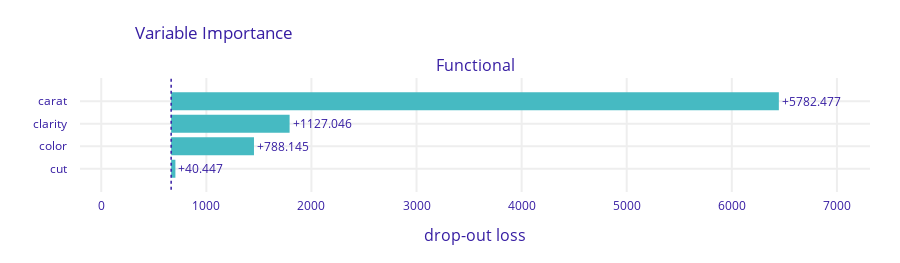
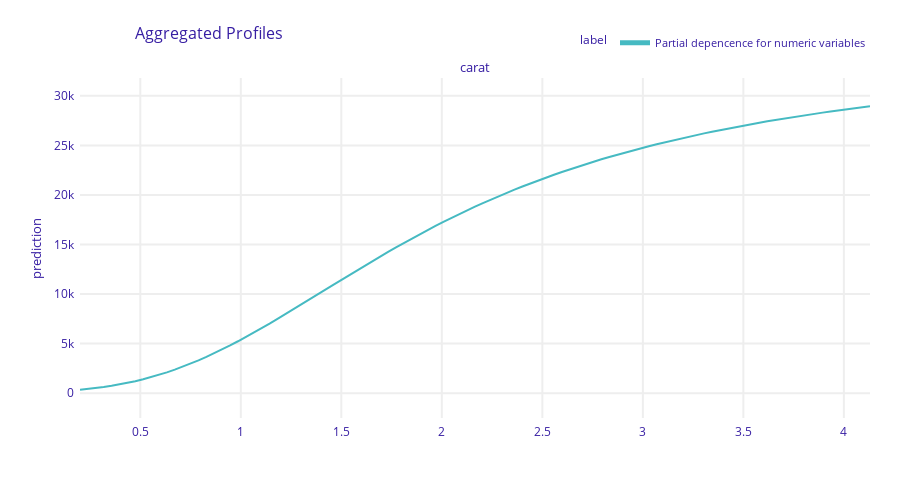
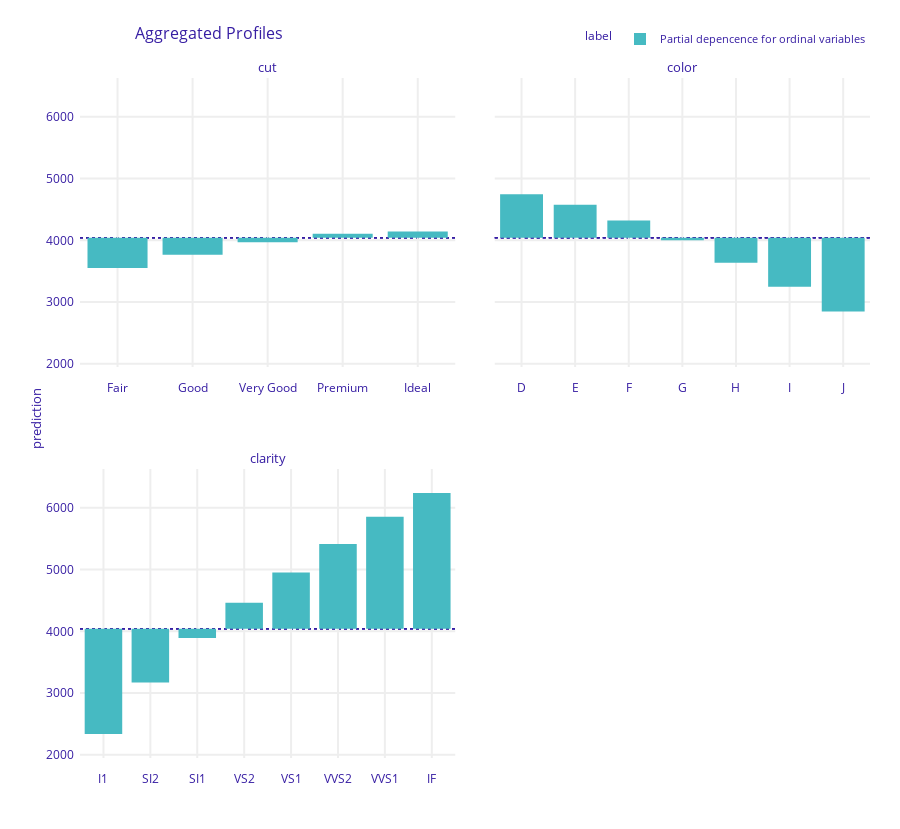

Write notebook code for charts like these, in order.
### Code cell
# Interpretation
import dalex as dx
from sklearn.metrics import mean_gamma_deviance as deviance
from sklearn.dummy import DummyRegressor

dummy = DummyRegressor().fit(X_train, y_train)
d0, d = (deviance(y_valid, m.predict(X_valid)) for m in (dummy, model))
print(f"% deviance explained: {(d0 - d) / d0:.2%}")


def pred_fun(m, X):
    return m.predict(preprocessor.transform(X), batch_size=1000).flatten()


exp = dx.Explainer(
    model,
    data=df_valid[ord_features + ["carat"]],
    y=y_valid,
    predict_function=pred_fun,
    verbose=False,
)

vi = exp.model_parts()
vi.plot()

pdp_num = exp.model_profile(
    variables=["carat"], label="Partial depencence for numeric variables", verbose=False
)
pdp_num.plot()

pdp_ord = exp.model_profile(
    variable_type="categorical",
    variable_splits=dict(zip(ord_features, ord_levels)),
    label="Partial depencence for ordinal variables",
    verbose=False,
)
pdp_ord.plot()

### Figure 1 — Plotly figure (JSON) as saved in the notebook; plotly's stock layout.template omitted (floating-point values rounded to 4 significant figures)
{"data": [{"base": 665.1, "hoverinfo": "text", "hoverlabel": {"bgcolor": "rgba(0,0,0,0.8)"}, "hovertext": ["Model: Functional loss after<br>variable: carat is permuted: 6447.548<br>Drop-out loss change: +5782.477", "Model: Functional loss after<br>variable: clarity is permuted: 1792.116<br>Drop-out loss change: +1127.046", "Model: Functional loss after<br>variable: color is permuted: 1453.216<br>Drop-out loss change: +788.145", "Model: Functional loss after<br>variable: cut is permuted: 705.518<br>Drop-out loss change: +40.447"], "marker": {"color": "#46bac2"}, "orientation": "h", "showlegend": false, "text": ["+5782.477", "+1127.046", "+788.145", "+40.447"], "textposition": "outside", "type": "bar", "x": [5782.0, 1127.0, 788.1, 40.45], "xaxis": "x", "y": ["carat", "clarity", "color", "cut"], "yaxis": "y"}], "layout": {"annotations": [{"font": {"size": 16}, "showarrow": false, "text": "Functional", "x": 0.5, "xanchor": "center", "xref": "paper", "y": 1, "yanchor": "bottom", "yref": "paper"}, {"font": {"size": 16}, "showarrow": false, "text": "drop-out loss", "x": 0.5, "xanchor": "center", "xref": "paper", "y": 0, "yanchor": "top", "yref": "paper", "yshift": -30}], "font": {"color": "#371ea3"}, "height": 263, "margin": {"b": 71, "r": 30, "t": 78}, "shapes": [{"line": {"color": "#371ea3", "dash": "dot", "width": 1.5}, "type": "line", "x0": 665.1, "x1": 665.1, "xref": "x", "y0": -1, "y1": 4, "yref": "y"}], "title": {"text": "Variable Importance", "x": 0.15}, "xaxis": {"anchor": "y", "automargin": true, "domain": [0, 1], "fixedrange": true, "gridwidth": 2, "range": [-202.3, 7315.0], "tickcolor": "white", "ticklen": 3, "ticks": "outside", "type": "linear", "zeroline": false}, "yaxis": {"anchor": "x", "automargin": true, "autorange": "reversed", "domain": [0, 1], "fixedrange": true, "gridwidth": 2, "tickcolor": "white", "ticklen": 10, "ticks": "outside", "type": "category"}}}

### Figure 2 — Plotly figure (JSON) as saved in the notebook; plotly's stock layout.template omitted (floating-point values rounded to 4 significant figures; data arrays with more than 128 entries replaced by an {"elided": "..."} marker saying what was removed)
{"data": [{"customdata": {"elided": "101x3 mixed values"}, "hovertemplate": "<b>%{hovertext}</b><br><br>prediction=%{y:.3f}<br>mean_prediction=%{customdata[0]:.3f}<extra></extra>", "hovertext": ["Partial depencence for numeric variables", "Partial depencence for numeric variables", "Partial depencence for numeric variables", "Partial depencence for numeric variables", "Partial depencence for numeric variables", "Partial depencence for numeric variables", "Partial depencence for numeric variables", "Partial depencence for numeric variables", "Partial depencence for numeric variables", "Partial depencence for numeric variables", "Partial depencence for numeric variables", "Partial depencence for numeric variables", "Partial depencence for numeric variables", "Partial depencence for numeric variables", "Partial depencence for numeric variables", "Partial depencence for numeric variables", "Partial depencence for numeric variables", "Partial depencence for numeric variables", "Partial depencence for numeric variables", "Partial depencence for numeric variables", "Partial depencence for numeric variables", "Partial depencence for numeric variables", "Partial depencence for numeric variables", "Partial depencence for numeric variables", "Partial depencence for numeric variables", "Partial depencence for numeric variables", "Partial depencence for numeric variables", "Partial depencence for numeric variables", "Partial depencence for numeric variables", "Partial depencence for numeric variables", "Partial depencence for numeric variables", "Partial depencence for numeric variables", "Partial depencence for numeric variables", "Partial depencence for numeric variables", "Partial depencence for numeric variables", "Partial depencence for numeric variables", "Partial depencence for numeric variables", "Partial depencence for numeric variables", "Partial depencence for numeric variables", "Partial depencence for numeric variables", "Partial depencence for numeric variables", "Partial depencence for numeric variables", "Partial depencence for numeric variables", "Partial depencence for numeric variables", "Partial depencence for numeric variables", "Partial depencence for numeric variables", "Partial depencence for numeric variables", "Partial depencence for numeric variables", "Partial depencence for numeric variables", "Partial depencence for numeric variables", "Partial depencence for numeric variables", "Partial depencence for numeric variables", "Partial depencence for numeric variables", "Partial depencence for numeric variables", "Partial depencence for numeric variables", "Partial depencence for numeric variables", "Partial depencence for numeric variables", "Partial depencence for numeric variables", "Partial depencence for numeric variables", "Partial depencence for numeric variables", "Partial depencence for numeric variables", "Partial depencence for numeric variables", "Partial depencence for numeric variables", "Partial depencence for numeric variables", "Partial depencence for numeric variables", "Partial depencence for numeric variables", "Partial depencence for numeric variables", "Partial depencence for numeric variables", "Partial depencence for numeric variables", "Partial depencence for numeric variables", "Partial depencence for numeric variables", "Partial depencence for numeric variables", "Partial depencence for numeric variables", "Partial depencence for numeric variables", "Partial depencence for numeric variables", "Partial depencence for numeric variables", "Partial depencence for numeric variables", "Partial depencence for numeric variables", "Partial depencence for numeric variables", "Partial depencence for numeric variables", "Partial depencence for numeric variables", "Partial depencence for numeric variables", "Partial depencence for numeric variables", "Partial depencence for numeric variables", "Partial depencence for numeric variables", "Partial depencence for numeric variables", "Partial depencence for numeric variables", "Partial depencence for numeric variables", "Partial depencence for numeric variables", "Partial depencence for numeric variables", "Partial depencence for numeric variables", "Partial depencence for numeric variables", "Partial depencence for numeric variables", "Partial depencence for numeric variables", "Partial depencence for numeric variables", "Partial depencence for numeric variables", "Partial depencence for numeric variables", "Partial depencence for numeric variables", "Partial depencence for numeric variables", "Partial depencence for numeric variables", "Partial depencence for numeric variables"], "legendgroup": "Partial depencence for numeric variables", "line": {"color": "#46bac2", "dash": "solid", "width": 2}, "marker": {"symbol": "circle"}, "mode": "lines", "name": "Partial depencence for numeric variables", "opacity": 1, "orientation": "v", "showlegend": true, "type": "scatter", "x": [0.2, 0.2393, 0.2786, 0.3179, 0.3572, 0.3965, 0.4358, 0.4751, 0.5144, 0.5537, 0.593, 0.6323, 0.6716, 0.7109, 0.7502, 0.7895, 0.8288, 0.8681, 0.9074, 0.9467, 0.986, 1.025, 1.065, 1.104, 1.143, 1.182, 1.222, 1.261, 1.3, 1.34, 1.379, 1.418, 1.458, 1.497, 1.536, 1.575, 1.615, 1.654, 1.693, 1.733, 1.772, 1.811, 1.851, 1.89, 1.929, 1.968, 2.008, 2.047, 2.086, 2.126, 2.165, 2.204, 2.244, 2.283, 2.322, 2.361, 2.401, 2.44, 2.479, 2.519, 2.558, 2.597, 2.637, 2.676, 2.715, 2.754, 2.794, 2.833, 2.872, 2.912, 2.951, 2.99, 3.03, 3.069, 3.108, 3.147, 3.187, 3.226, 3.265, 3.305, 3.344, 3.383, 3.423, 3.462, 3.501, 3.54, 3.58, 3.619, 3.658, 3.698, 3.737, 3.776, 3.816, 3.855, 3.894, 3.933, 3.973, 4.012, 4.051, 4.091, 4.13], "xaxis": "x", "y": [351.0, 427.1, 516.2, 619.7, 738.9, 875.0, 1029.0, 1202.0, 1394.0, 1607.0, 1840.0, 2094.0, 2368.0, 2663.0, 2977.0, 3311.0, 3663.0, 4032.0, 4418.0, 4820.0, 5236.0, 5664.0, 6105.0, 6557.0, 7017.0, 7486.0, 7962.0, 8443.0, 8929.0, 9418.0, 9909.0, 10400.0, 10890.0, 11380.0, 11870.0, 12360.0, 12840.0, 13310.0, 13780.0, 14250.0, 14700.0, 15150.0, 15590.0, 16030.0, 16450.0, 16870.0, 17280.0, 17680.0, 18070.0, 18450.0, 18820.0, 19180.0, 19530.0, 19880.0, 20210.0, 20540.0, 20850.0, 21160.0, 21460.0, 21760.0, 22040.0, 22320.0, 22590.0, 22850.0, 23110.0, 23360.0, 23600.0, 23830.0, 24060.0, 24290.0, 24500.0, 24710.0, 24920.0, 25120.0, 25320.0, 25500.0, 25690.0, 25870.0, 26050.0, 26220.0, 26380.0, 26540.0, 26700.0, 26860.0, 27010.0, 27150.0, 27290.0, 27430.0, 27570.0, 27700.0, 27830.0, 27950.0, 28070.0, 28190.0, 28310.0, 28420.0, 28530.0, 28640.0, 28740.0, 28840.0, 28940.0], "yaxis": "y"}], "layout": {"annotations": [{"font": {"size": 13}, "showarrow": false, "text": "carat", "x": 0.5, "xanchor": "center", "xref": "paper", "y": 1, "yanchor": "bottom", "yref": "paper"}, {"font": {"size": 13}, "showarrow": false, "text": "prediction", "textangle": -90, "x": -0.07, "xref": "paper", "y": 0.5, "yref": "paper"}], "font": {"color": "#371ea3"}, "height": 489, "hovermode": "x unified", "legend": {"font": {"size": 11}, "itemsizing": "constant", "orientation": "h", "title": {"font": {"size": 12}, "text": "label"}, "tracegroupgap": 0, "x": 1, "xanchor": "right", "y": 1.061, "yanchor": "bottom"}, "margin": {"b": 71, "r": 30, "t": 78}, "title": {"font": {"size": 16}, "text": "Aggregated Profiles", "x": 0.15}, "xaxis": {"anchor": "y", "automargin": true, "domain": [0, 1], "fixedrange": true, "gridwidth": 2, "showticklabels": true, "tickcolor": "white", "ticklen": 3, "ticks": "outside", "title": {"text": ""}, "type": "linear", "zeroline": false}, "yaxis": {"anchor": "x", "automargin": true, "domain": [0, 1], "fixedrange": true, "gridwidth": 2, "range": [-2508.0, 31800.0], "tickcolor": "white", "ticklen": 3, "ticks": "outside", "title": {"text": ""}, "type": "linear", "zeroline": false}}}

### Figure 3 — Plotly figure (JSON) as saved in the notebook; plotly's stock layout.template omitted (floating-point values rounded to 4 significant figures)
{"data": [{"alignmentgroup": "True", "base": [4042.0, 4042.0, 4042.0, 4042.0, 4042.0], "customdata": [[3551.0, "Partial depencence for ordinal variables", "cut"], [3768.0, "Partial depencence for ordinal variables", "cut"], [3969.0, "Partial depencence for ordinal variables", "cut"], [4107.0, "Partial depencence for ordinal variables", "cut"], [4142.0, "Partial depencence for ordinal variables", "cut"]], "hovertemplate": "<b>%{hovertext}</b><br><br>mean_prediction=%{base:.3f}<br>prediction=%{customdata[0]:.3f}<extra></extra>", "hovertext": ["Partial depencence for ordinal variables", "Partial depencence for ordinal variables", "Partial depencence for ordinal variables", "Partial depencence for ordinal variables", "Partial depencence for ordinal variables"], "legendgroup": "Partial depencence for ordinal variables", "marker": {"color": "#46bac2", "pattern": {"shape": ""}}, "name": "Partial depencence for ordinal variables", "offsetgroup": "Partial depencence for ordinal variables", "orientation": "v", "showlegend": true, "textposition": "auto", "type": "bar", "x": ["Fair", "Good", "Very Good", "Premium", "Ideal"], "xaxis": "x3", "y": [-491.1, -273.7, -73.21, 65.19, 99.5], "yaxis": "y3"}, {"alignmentgroup": "True", "base": [4042.0, 4042.0, 4042.0, 4042.0, 4042.0, 4042.0, 4042.0], "customdata": [[4748.0, "Partial depencence for ordinal variables", "color"], [4578.0, "Partial depencence for ordinal variables", "color"], [4321.0, "Partial depencence for ordinal variables", "color"], [4000.0, "Partial depencence for ordinal variables", "color"], [3637.0, "Partial depencence for ordinal variables", "color"], [3248.0, "Partial depencence for ordinal variables", "color"], [2846.0, "Partial depencence for ordinal variables", "color"]], "hovertemplate": "<b>%{hovertext}</b><br><br>mean_prediction=%{base:.3f}<br>prediction=%{customdata[0]:.3f}<extra></extra>", "hovertext": ["Partial depencence for ordinal variables", "Partial depencence for ordinal variables", "Partial depencence for ordinal variables", "Partial depencence for ordinal variables", "Partial depencence for ordinal variables", "Partial depencence for ordinal variables", "Partial depencence for ordinal variables"], "legendgroup": "Partial depencence for ordinal variables", "marker": {"color": "#46bac2", "pattern": {"shape": ""}}, "name": "Partial depencence for ordinal variables", "offsetgroup": "Partial depencence for ordinal variables", "orientation": "v", "showlegend": false, "textposition": "auto", "type": "bar", "x": ["D", "E", "F", "G", "H", "I", "J"], "xaxis": "x4", "y": [706.1, 535.7, 278.8, -42.09, -405.4, -794.7, -1196.0], "yaxis": "y4"}, {"alignmentgroup": "True", "base": [4042.0, 4042.0, 4042.0, 4042.0, 4042.0, 4042.0, 4042.0, 4042.0], "customdata": [[2339.0, "Partial depencence for ordinal variables", "clarity"], [3173.0, "Partial depencence for ordinal variables", "clarity"], [3890.0, "Partial depencence for ordinal variables", "clarity"], [4464.0, "Partial depencence for ordinal variables", "clarity"], [4953.0, "Partial depencence for ordinal variables", "clarity"], [5415.0, "Partial depencence for ordinal variables", "clarity"], [5856.0, "Partial depencence for ordinal variables", "clarity"], [6239.0, "Partial depencence for ordinal variables", "clarity"]], "hovertemplate": "<b>%{hovertext}</b><br><br>mean_prediction=%{base:.3f}<br>prediction=%{customdata[0]:.3f}<extra></extra>", "hovertext": ["Partial depencence for ordinal variables", "Partial depencence for ordinal variables", "Partial depencence for ordinal variables", "Partial depencence for ordinal variables", "Partial depencence for ordinal variables", "Partial depencence for ordinal variables", "Partial depencence for ordinal variables", "Partial depencence for ordinal variables"], "legendgroup": "Partial depencence for ordinal variables", "marker": {"color": "#46bac2", "pattern": {"shape": ""}}, "name": "Partial depencence for ordinal variables", "offsetgroup": "Partial depencence for ordinal variables", "orientation": "v", "showlegend": false, "textposition": "auto", "type": "bar", "x": ["I1", "SI2", "SI1", "VS2", "VS1", "VVS2", "VVS1", "IF"], "xaxis": "x", "y": [-1703.0, -868.9, -151.9, 421.8, 910.5, 1372.0, 1813.0, 2197.0], "yaxis": "y"}], "layout": {"annotations": [{"font": {"size": 13}, "showarrow": false, "text": "clarity", "x": 0.2375, "xanchor": "center", "xref": "paper", "y": 0.425, "yanchor": "bottom", "yref": "paper"}, {"font": {"size": 13}, "showarrow": false, "text": "cut", "x": 0.2375, "xanchor": "center", "xref": "paper", "y": 1, "yanchor": "bottom", "yref": "paper"}, {"font": {"size": 13}, "showarrow": false, "text": "color", "x": 0.7625, "xanchor": "center", "xref": "paper", "y": 1, "yanchor": "bottom", "yref": "paper"}, {"font": {"size": 13}, "showarrow": false, "text": "prediction", "textangle": -90, "x": -0.07, "xref": "paper", "y": 0.5, "yref": "paper"}], "barmode": "group", "font": {"color": "#371ea3"}, "height": 829, "hovermode": "x unified", "legend": {"font": {"size": 11}, "itemsizing": "constant", "orientation": "h", "title": {"font": {"size": 12}, "text": "label"}, "tracegroupgap": 0, "x": 1, "xanchor": "right", "y": 1.036, "yanchor": "bottom"}, "margin": {"b": 71, "r": 30, "t": 78}, "shapes": [{"layer": "below", "line": {"color": "#371ea3", "dash": "dot", "width": 1.5}, "type": "line", "x0": 0, "x1": 1, "xref": "x domain", "y0": 4042.0, "y1": 4042.0, "yref": "y"}, {"layer": "below", "line": {"color": "#371ea3", "dash": "dot", "width": 1.5}, "type": "line", "x0": 0, "x1": 1, "xref": "x3 domain", "y0": 4042.0, "y1": 4042.0, "yref": "y3"}, {"layer": "below", "line": {"color": "#371ea3", "dash": "dot", "width": 1.5}, "type": "line", "x0": 0, "x1": 1, "xref": "x4 domain", "y0": 4042.0, "y1": 4042.0, "yref": "y4"}, {"layer": "below", "line": {"color": "#371ea3", "dash": "dot", "width": 1.5}, "type": "line", "x0": 0, "x1": 1, "xref": "x domain", "y0": 4042.0, "y1": 4042.0, "yref": "y"}, {"layer": "below", "line": {"color": "#371ea3", "dash": "dot", "width": 1.5}, "type": "line", "x0": 0, "x1": 1, "xref": "x3 domain", "y0": 4042.0, "y1": 4042.0, "yref": "y3"}, {"layer": "below", "line": {"color": "#371ea3", "dash": "dot", "width": 1.5}, "type": "line", "x0": 0, "x1": 1, "xref": "x4 domain", "y0": 4042.0, "y1": 4042.0, "yref": "y4"}, {"layer": "below", "line": {"color": "#371ea3", "dash": "dot", "width": 1.5}, "type": "line", "x0": 0, "x1": 1, "xref": "x domain", "y0": 4042.0, "y1": 4042.0, "yref": "y"}, {"layer": "below", "line": {"color": "#371ea3", "dash": "dot", "width": 1.5}, "type": "line", "x0": 0, "x1": 1, "xref": "x3 domain", "y0": 4042.0, "y1": 4042.0, "yref": "y3"}, {"layer": "below", "line": {"color": "#371ea3", "dash": "dot", "width": 1.5}, "type": "line", "x0": 0, "x1": 1, "xref": "x4 domain", "y0": 4042.0, "y1": 4042.0, "yref": "y4"}], "title": {"font": {"size": 16}, "text": "Aggregated Profiles", "x": 0.15}, "xaxis": {"anchor": "y", "automargin": true, "domain": [0, 0.475], "fixedrange": true, "gridwidth": 2, "showticklabels": true, "tickcolor": "white", "ticklen": 10, "ticks": "outside", "title": {"text": ""}, "type": "category"}, "xaxis2": {"anchor": "y2", "automargin": true, "domain": [0.525, 1], "fixedrange": true, "gridwidth": 2, "showticklabels": true, "tickcolor": "white", "ticklen": 10, "ticks": "outside", "title": {"text": ""}, "type": "category"}, "xaxis3": {"anchor": "y3", "automargin": true, "domain": [0, 0.475], "fixedrange": true, "gridwidth": 2, "showticklabels": true, "tickcolor": "white", "ticklen": 10, "ticks": "outside", "title": {"text": ""}, "type": "category"}, "xaxis4": {"anchor": "y4", "automargin": true, "domain": [0.525, 1], "fixedrange": true, "gridwidth": 2, "showticklabels": true, "tickcolor": "white", "ticklen": 10, "ticks": "outside", "title": {"text": ""}, "type": "category"}, "yaxis": {"anchor": "x", "automargin": true, "domain": [0, 0.425], "fixedrange": true, "gridwidth": 2, "range": [1949.0, 6629.0], "tickcolor": "white", "ticklen": 3, "ticks": "outside", "title": {"text": ""}, "type": "linear", "zeroline": false}, "yaxis2": {"anchor": "x2", "automargin": true, "domain": [0, 0.425], "fixedrange": true, "gridwidth": 2, "matches": "y", "range": [1949.0, 6629.0], "showticklabels": false, "tickcolor": "white", "ticklen": 3, "ticks": "outside", "title": {"text": ""}, "type": "linear", "zeroline": false}, "yaxis3": {"anchor": "x3", "automargin": true, "domain": [0.575, 1], "fixedrange": true, "gridwidth": 2, "matches": "y", "range": [1949.0, 6629.0], "tickcolor": "white", "ticklen": 3, "ticks": "outside", "title": {"text": ""}, "type": "linear", "zeroline": false}, "yaxis4": {"anchor": "x4", "automargin": true, "domain": [0.575, 1], "fixedrange": true, "gridwidth": 2, "matches": "y", "range": [1949.0, 6629.0], "showticklabels": false, "tickcolor": "white", "ticklen": 3, "ticks": "outside", "title": {"text": ""}, "type": "linear", "zeroline": false}}}
